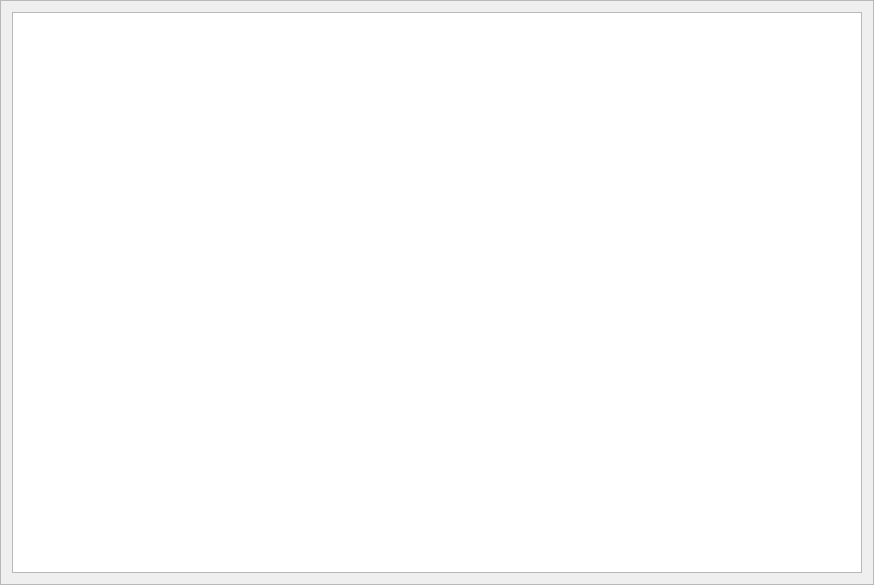
<?xml version="1.0" encoding="UTF-8"?>
<ui version="4.0">
 <class>WalletNodesFrame</class>
 <widget class="QFrame" name="WalletNodesFrame">
  <property name="geometry">
   <rect>
    <x>0</x>
    <y>0</y>
    <width>874</width>
    <height>585</height>
   </rect>
  </property>
  <property name="windowTitle">
   <string>Frame</string>
  </property>
  <property name="frameShape">
   <enum>QFrame::StyledPanel</enum>
  </property>
  <property name="frameShadow">
   <enum>QFrame::Raised</enum>
  </property>
  <layout class="QVBoxLayout" name="verticalLayout">
   <item>
    <widget class="QTreeView" name="m_walletNodesView">
     <property name="sizeAdjustPolicy">
      <enum>QAbstractScrollArea::AdjustToContents</enum>
     </property>
     <property name="alternatingRowColors">
      <bool>true</bool>
     </property>
     <property name="sortingEnabled">
      <bool>false</bool>
     </property>
     <attribute name="headerDefaultSectionSize">
      <number>150</number>
     </attribute>
     <attribute name="headerStretchLastSection">
      <bool>false</bool>
     </attribute>
    </widget>
   </item>
  </layout>
 </widget>
 <resources>
  <include location="../../resources.qrc"/>
 </resources>
 <connections>
 </connections>
 <slots>
 </slots>
</ui>
